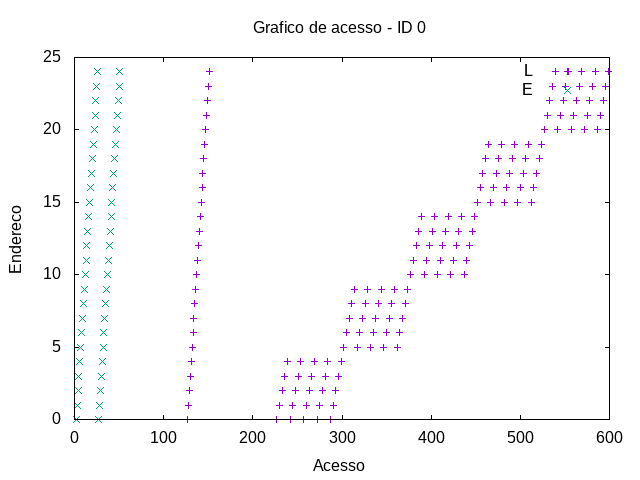

The gnuplot source for this figure:
set term png
set output "../out/mult-acesso-0.png"
set title "Grafico de acesso - ID 0"
set xlabel "Acesso"
set ylabel "Endereco"
plot "../out/mult-acesso-0-0.gpdat" u 2:4 w points t "L", "../out/mult-acesso-1-0.gpdat" u 2:4 w points t "E"
